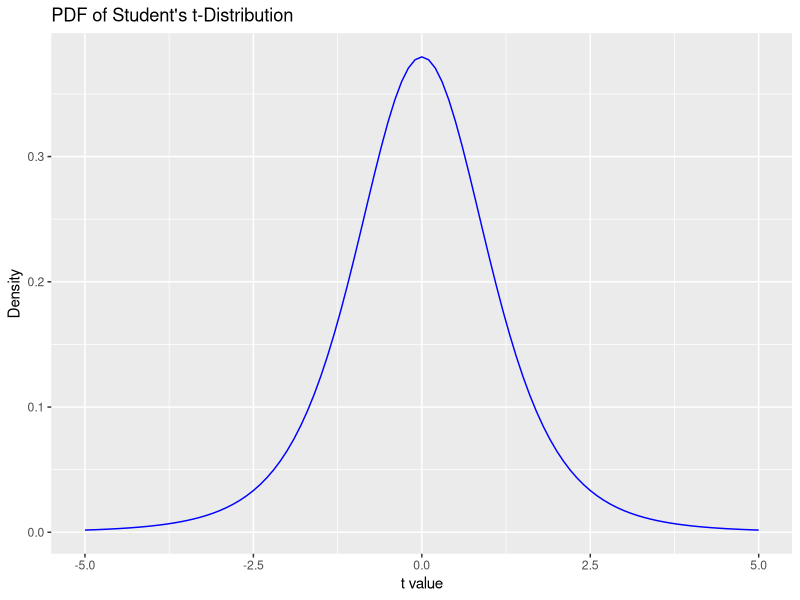
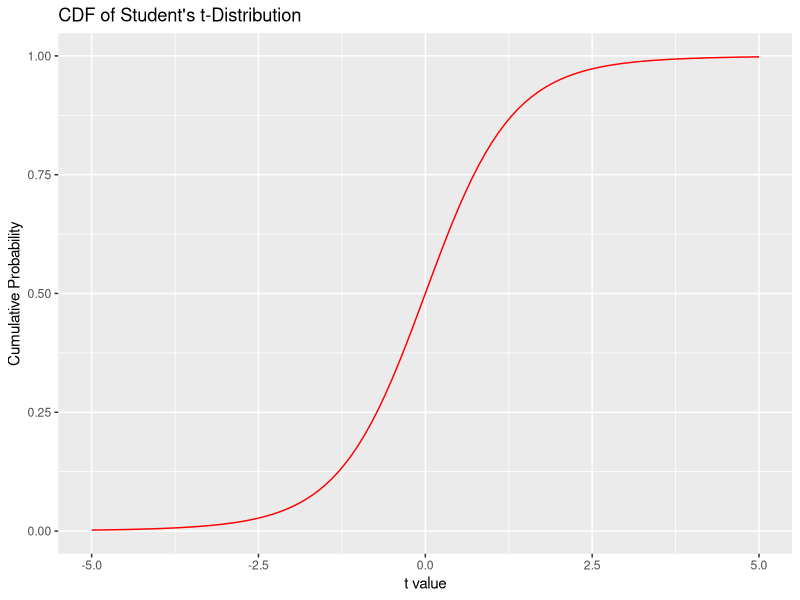
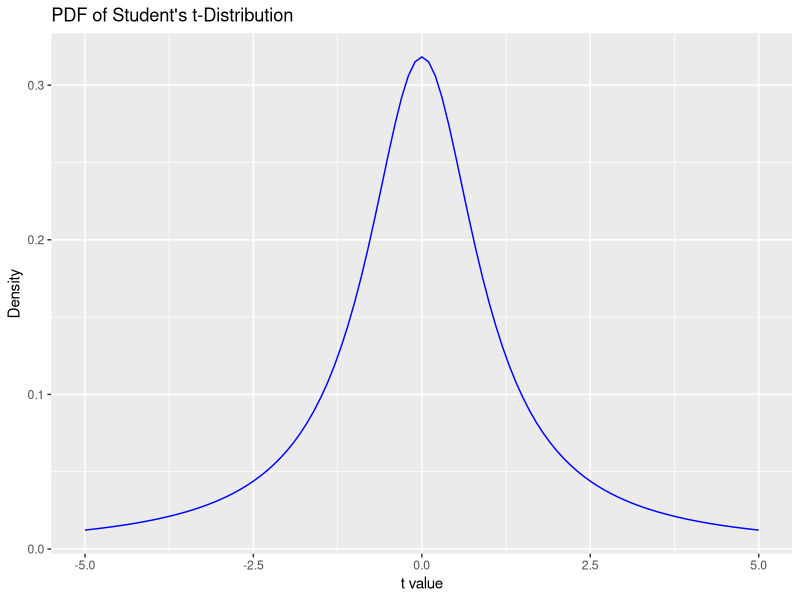
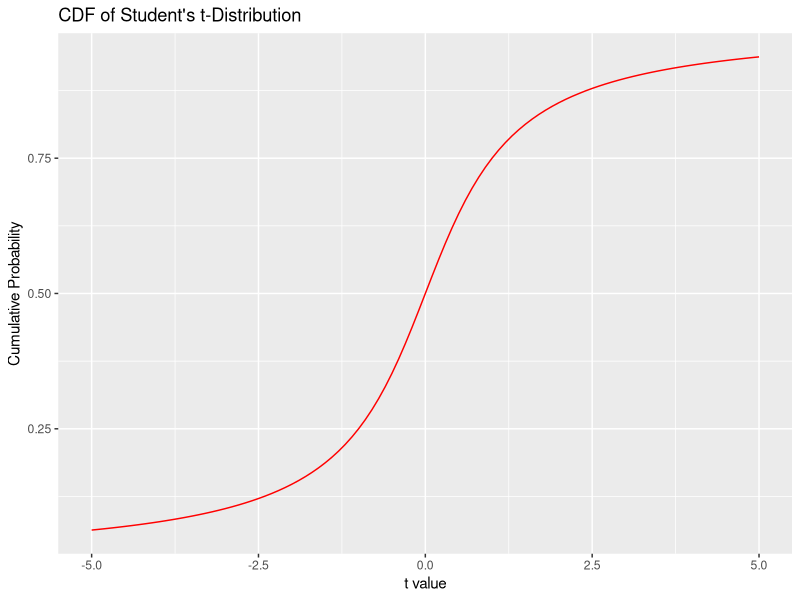
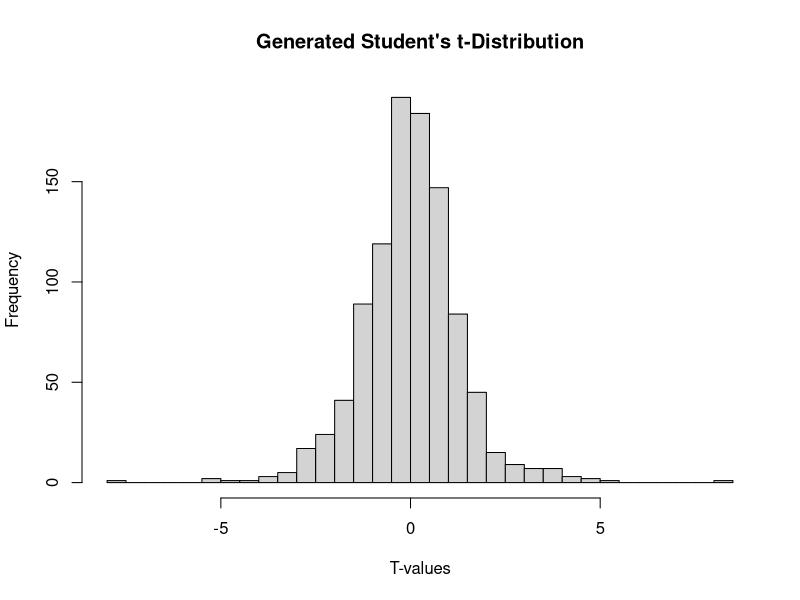

The R source for these figures, in order:
## ---- chunk 1
knitr::opts_chunk$set(echo = TRUE)
## ---- chunk 2
set.seed(123)
## ---- chunk 3
# Student's t PDF
student_t_pdf <- function(t, nu) {
  gamma((nu + 1) / 2) / (sqrt(nu * pi) * gamma(nu / 2)) * (1 + (t^2) / nu)^(-(nu + 1) / 2)
}

# Student's t CDF (using numerical integration)
student_t_cdf <- function(t, nu) {
  integrate(function(x) student_t_pdf(x, nu), lower = -Inf, upper = t)$value
}

# Example usage
nu <- 5 # degrees of freedom
t_value <- 2

# Calculate PDF
pdf_value <- student_t_pdf(t_value, nu)

# Calculate CDF
cdf_value <- student_t_cdf(t_value, nu)

# Print results
print(paste("PDF at t =", t_value, ":", pdf_value))
print(paste("CDF at t =", t_value, ":", cdf_value))

## ---- chunk 4
# Load necessary library
library(ggplot2)

# Set degrees of freedom
nu <- 5

plot_dist <- function(nu) {

# Create a sequence of t values
t_values <- seq(-5, 5, by = 0.1)

# Calculate PDF and CDF for each t value
pdf_values <- sapply(t_values, student_t_pdf, nu = nu)
cdf_values <- sapply(t_values, student_t_cdf, nu = nu)

# Create a data frame for plotting
data_for_plot <- data.frame(t = t_values, PDF = pdf_values, CDF = cdf_values)

# Plot PDF
pdf_plot <- ggplot(data_for_plot, aes(x = t, y = PDF)) +
  geom_line(color = 'blue') +
  ggtitle('PDF of Student\'s t-Distribution') +
  xlab('t value') +
  ylab('Density')

# Plot CDF
cdf_plot <- ggplot(data_for_plot, aes(x = t, y = CDF)) +
  geom_line(color = 'red') +
  ggtitle('CDF of Student\'s t-Distribution') +
  xlab('t value') +
  ylab('Cumulative Probability')

# Display plots
print(pdf_plot)
print(cdf_plot)
}

plot_dist(nu)
## ---- chunk 5
nu <- 1
plot_dist(nu)
## ---- chunk 6
generate_t_distribution <- function(n, nu) {
  Z <- rnorm(n)
  X <- rchisq(n, df = nu)
  T <- Z / sqrt(X / nu)
  return(T)
}

# Example usage
n <- 1000    # number of random values to generate
nu <- 5      # degrees of freedom
t_values <- generate_t_distribution(n, nu)

# You can plot to see the distribution
hist(t_values, breaks = 30, main = "Generated Student's t-Distribution", xlab = "T-values")

## ---- chunk 7
# Student's t PDF function
student_t_pdf <- function(t, nu) {
  gamma((nu + 1) / 2) / (sqrt(nu * pi) * gamma(nu / 2)) * (1 + (t^2) / nu)^(-(nu + 1) / 2)
}

# Log-Likelihood function using the custom Student's t PDF
log_likelihood_t <- function(v, data) {
  sum(log(sapply(data, student_t_pdf, nu = v)))
}

# Function to find MLE of degrees of freedom (v)
mle_t_distribution <- function(data) {
  # Ensure data does not contain non-finite values
  data <- data[is.finite(data)]
  
  # Optim function with bounds for v and adjusted initial value
  mle <- optim(par = 4, fn = function(v) -log_likelihood_t(v, data), 
               method = "L-BFGS-B", lower = 2, upper = 30, control = list(fnscale = -1))
  return(mle$par)
}

# Generate random data using the custom Student's t distribution function
data_sample <- generate_t_distribution(100, 5)  # Example data generation

# Estimate degrees of freedom using MLE
estimated_v <- mle_t_distribution(data_sample)
print(estimated_v)

## ---- chunk 8
# Bootstrap-enhanced MLE function
bootstrap_mle_t_distribution <- function(original_data, n_bootstrap = 1000) {
  bootstrap_estimates <- numeric(n_bootstrap)

  for (i in 1:n_bootstrap) {
    # Create a bootstrap sample
    bootstrap_sample <- sample(original_data, size = length(original_data), replace = TRUE)

    # Estimate v using MLE for the bootstrap sample
    estimated_v <- optim(par = 4, fn = function(v) -log_likelihood_t(v, bootstrap_sample), 
                         method = "L-BFGS-B", lower = 2, upper = 30, control = list(fnscale = -1))$par
    bootstrap_estimates[i] <- estimated_v
  }

  # Aggregate results: mean or median can be used
  final_estimate <- mean(bootstrap_estimates)
  return(list(estimate = final_estimate, bootstrap_estimates = bootstrap_estimates))
}

# Example usage
data_sample <- generate_t_distribution(100, 5)  # Generate sample data
result <- bootstrap_mle_t_distribution(data_sample)
print(result$estimate)

